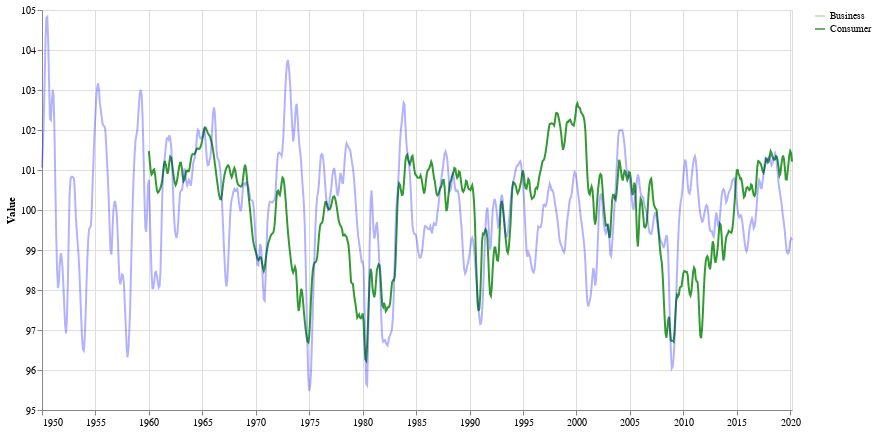

Notebook code cell kept with this figure:
### Code cell
consumer + business

### Figure 1 — Vega-Lite specification as saved in the notebook (floating-point values rounded to 4 significant figures; data arrays with more than 128 entries replaced by an {"elided": "..."} marker saying what was removed)
{"config": {"view": {"continuousWidth": 400, "continuousHeight": 300}}, "layer": [{"data": {"name": "data-ee4e5835fe6502c2ecc3e72274c354ff"}, "mark": {"type": "line", "color": "green"}, "encoding": {"opacity": {"type": "nominal", "field": "label", "legend": {"title": ""}}, "x": {"type": "temporal", "axis": {"title": ""}, "field": "TIME"}, "y": {"type": "quantitative", "field": "Value", "scale": {"zero": false}}}, "height": 400, "transform": [{"calculate": "'Consumer'", "as": "label"}], "width": 750}, {"data": {"name": "data-402c0d24fd89a6ad5f15c4aa79b6ee09"}, "mark": {"type": "line", "color": "blue"}, "encoding": {"opacity": {"type": "nominal", "field": "label", "legend": {"title": ""}}, "x": {"type": "temporal", "axis": {"title": ""}, "field": "TIME"}, "y": {"type": "quantitative", "field": "Value", "scale": {"zero": false}}}, "height": 400, "transform": [{"calculate": "'Business'", "as": "label"}], "width": 750}], "$schema": "https://vega.github.io/schema/vega-lite/v4.8.1.json", "datasets": {"data-ee4e5835fe6502c2ecc3e72274c354ff": {"elided": "723 records"}, "data-402c0d24fd89a6ad5f15c4aa79b6ee09": {"elided": "843 records"}}}
